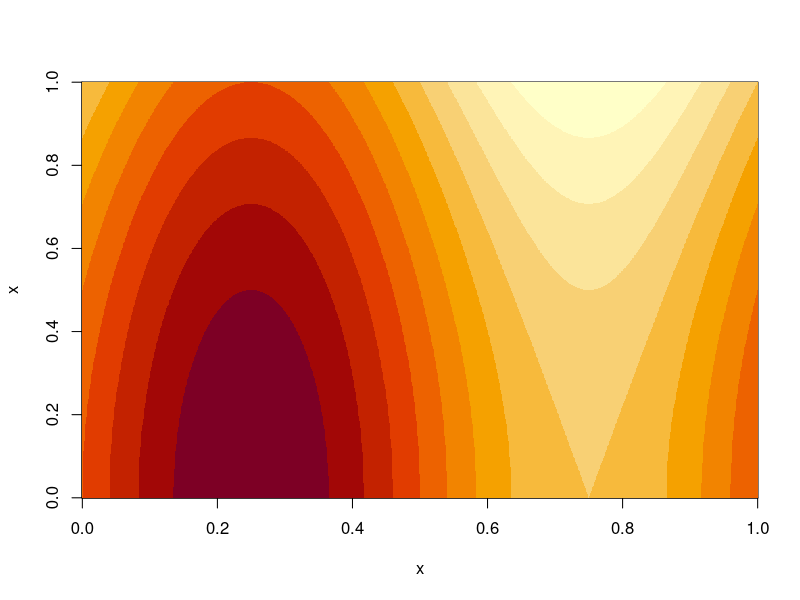

Write the R code that produced this figure.
x <- seq(0, 1, length.out = 1000)
xx <- expand.grid(x1 = x, x2 = x)
y <- sin(xx$x1 * 2 * pi) - xx$x2^2

image(x, x, matrix(y, ncol = length(x)))

      